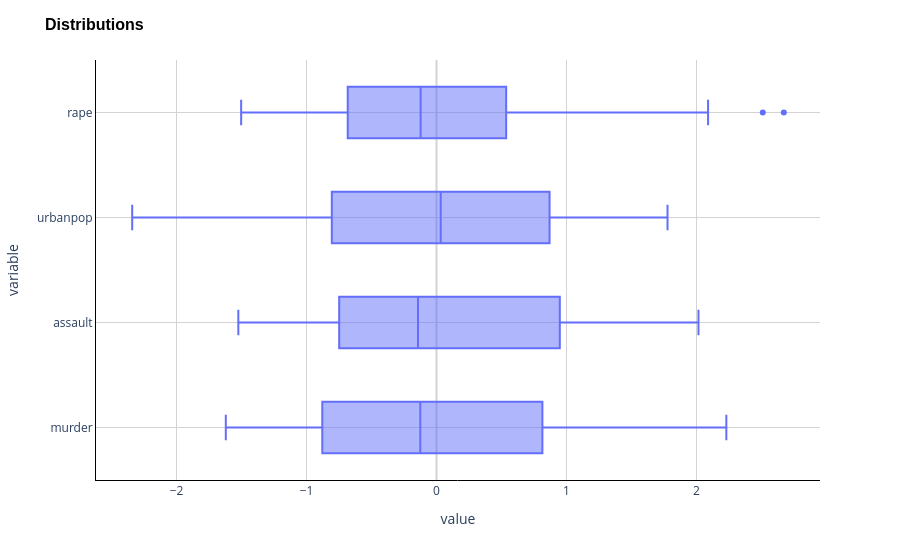

Notebook cell for this chart:
### Code cell
figure = px.box(df_scaled, orientation='h')
figure.update_layout(
    title='Distributions',
    title_font=dict(size=16, family='Arial', color='black', weight='bold'),
    yaxis=dict(showgrid=True, gridcolor='LightGray', showline=True, linecolor='Black', zeroline=True, zerolinecolor='LightGray'),
    xaxis=dict(showgrid=True, gridcolor='LightGray', showline=True, linecolor='Black', zeroline=True, zerolinecolor='LightGray'),
    plot_bgcolor='white'
)
figure.show()

### Figure 1 — Plotly figure (JSON) as saved in the notebook; plotly's stock layout.template omitted (floating-point values rounded to 4 significant figures; data arrays with more than 128 entries replaced by an {"elided": "..."} marker saying what was removed)
{"data": [{"alignmentgroup": "True", "hovertemplate": "value=%{x}<br>variable=%{y}<extra></extra>", "legendgroup": "", "marker": {"color": "#636efa"}, "name": "", "notched": false, "offsetgroup": "", "orientation": "h", "showlegend": false, "type": "box", "x": {"elided": "200 float values"}, "x0": " ", "xaxis": "x", "y": {"elided": "200 str values"}, "y0": " ", "yaxis": "y"}], "layout": {"boxmode": "group", "legend": {"tracegroupgap": 0}, "margin": {"t": 60}, "plot_bgcolor": "white", "title": {"font": {"color": "black", "family": "Arial", "size": 16, "weight": "bold"}, "text": "Distributions"}, "xaxis": {"anchor": "y", "domain": [0, 1], "gridcolor": "LightGray", "linecolor": "Black", "showgrid": true, "showline": true, "title": {"text": "value"}, "zeroline": true, "zerolinecolor": "LightGray"}, "yaxis": {"anchor": "x", "domain": [0, 1], "gridcolor": "LightGray", "linecolor": "Black", "showgrid": true, "showline": true, "title": {"text": "variable"}, "zeroline": true, "zerolinecolor": "LightGray"}}}
